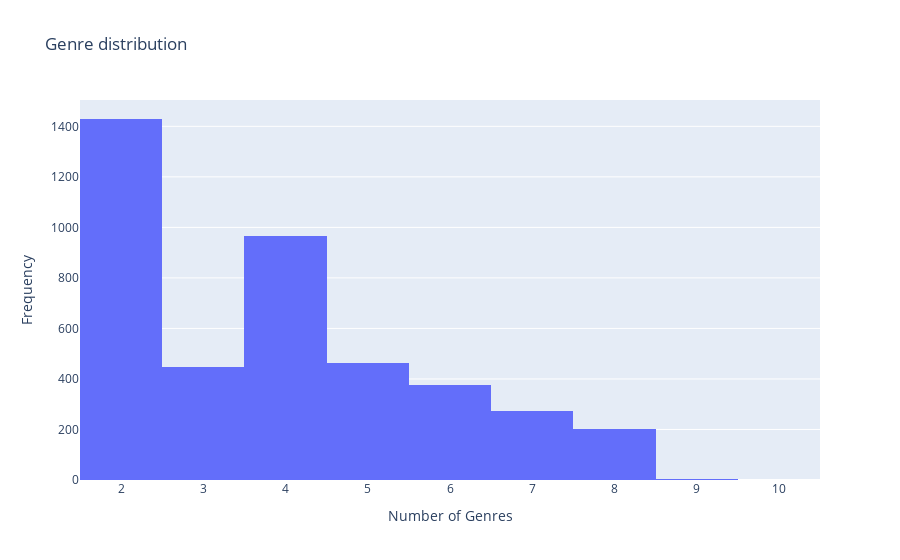

The code cell stored with this chart in its notebook:
### Code cell
plot_data = [
    go.Histogram(
        x=df['genre_count']
    )
]
plot_layout = go.Layout(
        title='Genre distribution',
        yaxis= {'title': "Frequency"},
        xaxis= {'title': "Number of Genres"}
    )
fig = go.Figure(data=plot_data, layout=plot_layout)
pyoff.iplot(fig)

### Figure 1 — Plotly figure (JSON) as saved in the notebook; plotly's stock layout.template omitted (floating-point values rounded to 4 significant figures; data arrays with more than 128 entries replaced by an {"elided": "..."} marker saying what was removed)
{"data": [{"type": "histogram", "x": {"elided": "4160 int values"}}], "layout": {"title": {"text": "Genre distribution"}, "xaxis": {"title": {"text": "Number of Genres"}}, "yaxis": {"title": {"text": "Frequency"}}}}
